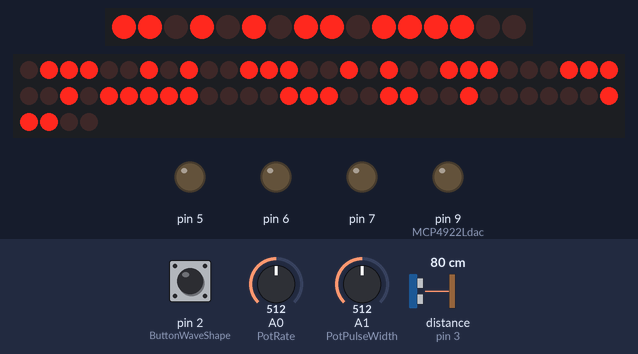
Bench run of a sketch on a simulated Arduino Uno, built with avr-gcc and run on an emulated ATmega328P. Shown: 16 shift-register outputs drawn as a row of LEDs (first output left, lit = HIGH), 64 shift-register outputs drawn as a row of LEDs (first output left, lit = HIGH), output pins drawn as LEDs (lit = HIGH). Wiring (inferred from the names in the program): range finder with pulse-width output: data pin 3; 2 × shift register (74HC595): latch pin 10; 8 × shift register (74HC595): latch pin 4. Wiring (inferred from the signals the program sends): 2 × row of LEDs: on Q0, Q1, Q2, Q3, Q4, Q5, Q6, Q7, Q8, Q9, Q10, Q11, Q12, Q13, Q14, Q15 / on Q0, Q1, Q2, Q3, Q4, Q5, Q6, Q7, Q8, Q9, Q10, Q11, Q12, Q13, Q14, Q15, Q16, Q17, Q18, Q19, Q20, Q21, Q22, Q23, Q24, Q25, Q26, Q27, Q28, Q29, Q30, Q31, Q32, Q33, Q34, Q35, Q36, Q37, Q38, Q39, Q40, Q41, Q42, Q43, Q44, Q45, Q46, Q47, Q48, Q49, Q50, Q51, Q52, Q53, Q54, Q55, Q56, Q57, Q58, Q59, Q60, Q61, Q62, Q63. The inputs (shaded band) are chosen by the test bench; at power-on: A0 (PotRate) = 512, pin 2 (ButtonWaveShape) HIGH, A1 (PotPulseWidth) = 512, distance to the obstacle (sensor on pin 3) 80 cm. Pins used as bus, display or sensor lines are not drawn.

Above: at 2.0 s.
2.1 s: A0 (PotRate) set to 0
At 3.1 s:
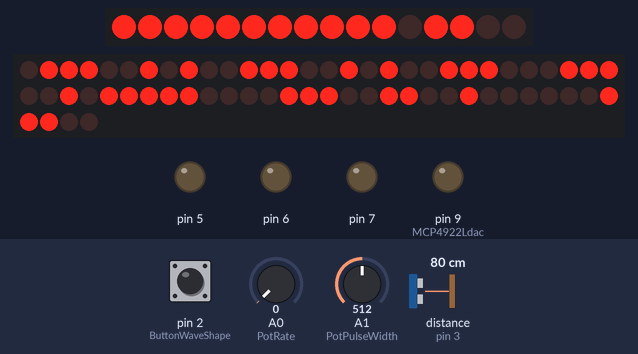
3.6 s: A0 (PotRate) set to 122
At 3.75 s:
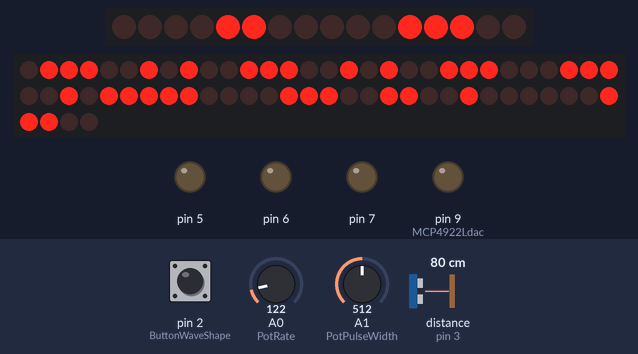
At 4.35 s:
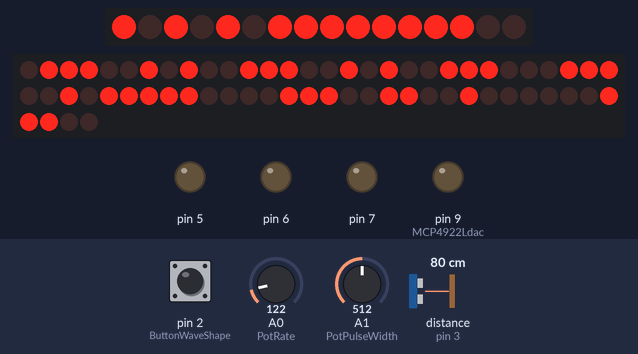
Timing chart, 0 to 6.6 s (numbered marks = the images above; inputs shaded):
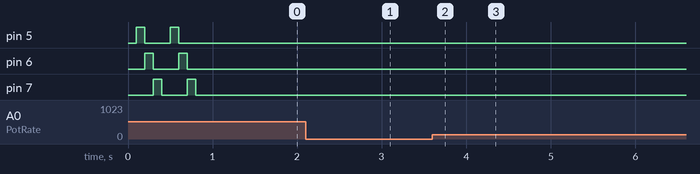

The sketch:

MCP4922_OSC.ino
```cpp
/*
   Arduino OSC

   2018.04.08

*/
#include <SPI.h>
#include "avr/pgmspace.h"

#include "wavetable_12bit_8k.h"
#define COUNT_OF_ENTRIES  (4096)

#define PIN_CHECK   (0)
#define UART_TRACE  (0)
#define TITLE_STR1  ("Arduino LFO")
#define TITLE_STR2  ("20180408")

#define cbi(sfr, bit) (_SFR_BYTE(sfr) &= ~_BV(bit))
#define sbi(sfr, bit) (_SFR_BYTE(sfr) |= _BV(bit))

#define DEBOUNCE_WAIT (1000)

// Pin Assign
const int PotRate = 0;          // A0
const int PotPulseWidth = 1;    // A1

const int ButtonWaveShape = 2;  // INT0
const int SyncInPin = 3;        // INT1

const int Led1 = 4;
const int Led2 = 5;
const int Led3 = 6;
const int Led4 = 7;

const int MCP4922Ldac = 9;
const int MCP4922Cs = 10;

#if (PIN_CHECK)
const int CheckPin1 = 18;      // A4
const int CheckPin2 = 19;      // A5
#endif

// MCP4922
SPISettings MCP4922_SPISetting(8000000, MSBFIRST, SPI_MODE0);

// Parameter
double drate = 10.0;                 // initial output rate (Hz)
const double refclk = 15625.0;       // = 16MHz / 8 / 128

enum {
  WS_SIN,
  WS_TRI,
  WS_SAWUP,
  WS_SAWDOWN,
  WS_SQR,
  WS_MAX
};

int waveshape_sel = WS_SIN;           // selected waveshape

int pulse_width = COUNT_OF_ENTRIES / 2;

// DDS
volatile uint32_t phaccu;
volatile uint32_t tword_m;

// Debounce
volatile int16_t waveshape_pushed_wait = 0;

//-------------------------------------------------------------------------------------------------
// Interrupt Service Routine
//

// param
//   channel: 0, 1
//   val: 0 .. 4095
void MCP4922Write(bool channel, uint16_t val)
{
  uint16_t cmd = channel << 15 | 0x3000;
  cmd |= (val & 0x0fff);

  //digitalWrite(MCP4922Ldac, HIGH);
  digitalWrite(MCP4922Cs, LOW);
  SPI.transfer(highByte(cmd));
  SPI.transfer(lowByte(cmd));
  digitalWrite(MCP4922Cs, HIGH);
  //digitalWrite(MCP4922Ldac, LOW);
}

ISR(TIMER2_OVF_vect)
{
#if (PIN_CHECK)
  digitalWrite(CheckPin1, HIGH);
#endif

  // synthesize
  phaccu = phaccu + tword_m;
  int idx = phaccu >> 20;  // use upper 12 bits

  switch (waveshape_sel) {
    case WS_SIN:
      MCP4922Write(0, pgm_read_word_near(sin_12bit_8k + idx));
      break;
    case WS_TRI:
      MCP4922Write(0, pgm_read_word_near(sin_12bit_8k + idx));
      break;
    case WS_SQR:
      if (idx < pulse_width) {
        MCP4922Write(0, 4095);
      } else {
        MCP4922Write(0, 0);
      }
      break;
    case WS_SAWUP:
      MCP4922Write(0, idx);  // 12bit value for MCP4922
      break;
    case WS_SAWDOWN:
      MCP4922Write(0, 4095 - idx);  // 12bit value for MCP4922
      break;
  }

  // debounce
  if (waveshape_pushed_wait > 0) {
    waveshape_pushed_wait--;
    if (waveshape_pushed_wait == 0 && digitalRead(ButtonWaveShape) == LOW) {
      waveshape_sel++;
      if (waveshape_sel >= WS_MAX) {
        waveshape_sel = 0;
      }
    }
  }
#if (PIN_CHECK)
  digitalWrite(CheckPin1, LOW);
#endif
}

void waveshape_pushed()
{
  waveshape_pushed_wait = DEBOUNCE_WAIT;
}

void sync_in()
{
  phaccu = 0;
}

//-------------------------------------------------------------------------------------------------
// Setup
//

// TIMER2 setup
void Setup_timer2()
{
  // non-PWM / Normal port operation, OC0A disconnected.
  cbi (TCCR2A, COM2A0);
  cbi (TCCR2A, COM2A1);

  // Mode 7 / Fast PWM
  sbi (TCCR2A, WGM20);
  sbi (TCCR2A, WGM21);
  sbi (TCCR2B, WGM22);

  // 16000000 / 8 / 128 = 15625 Hz clock
  OCR2A = 127;

  // Timer2 Clock Prescaler to : 8
  cbi (TCCR2B, CS20);
  sbi (TCCR2B, CS21);
  cbi (TCCR2B, CS22);
}

void LedsCheck()
{
  for (int j = 0; j < 2; j++) {
    for (int i = 4; i <= 7; i++) {
      PORTD |= (1 << i);
      delay(100);
      PORTD &= ~(1 << i);
    }
  }
}

void setup()
{
  tword_m = pow(2, 32) * drate / refclk;  // calculate DDS tuning word;

  pinMode(ButtonWaveShape, INPUT_PULLUP);
  attachInterrupt(digitalPinToInterrupt(ButtonWaveShape), waveshape_pushed, FALLING);

  pinMode(SyncInPin, INPUT);
  attachInterrupt(digitalPinToInterrupt(SyncInPin), sync_in, RISING);

  // set LEDs (D4~D7) as OUTPUT
  DDRD |= 0xf0;
  LedsCheck();

#if (PIN_CHECK)
  pinMode(CheckPin1, OUTPUT);
  pinMode(CheckPin2, OUTPUT);
#endif

  pinMode(MCP4922Cs, OUTPUT);
  digitalWrite(MCP4922Cs, HIGH);  // set CS as inactive
  pinMode(MCP4922Ldac, OUTPUT);
  SPI.begin();
  SPI.beginTransaction(MCP4922_SPISetting);

  Setup_timer2();

  // disable interrupts to avoid timing distortion
  cbi(TIMSK0, TOIE0);             // disable Timer0 !!! delay() is now not available
  sbi(TIMSK2, TOIE2);             // enable Timer2 Interrupt

#if UART_TRACE
  Serial.begin(9600);
  Serial.println(TITLE_STR1);
  Serial.println(TITLE_STR2);
#endif

  sei();
}

//-------------------------------------------------------------------------------------------------
// Main Loop
//
void loop()
{
#if (PIN_CHECK)
  digitalWrite(CheckPin2, HIGH);
#endif

  // DDS
  //drate = (float)analogRead(PotRate) / 20.47f;
  drate = (float)analogRead(PotRate) / 2.0f;
  tword_m = pow(2, 32) * drate / refclk;  // calulate DDS new tuning word

  // Pulse Width
  pulse_width = ((uint32_t)analogRead(PotPulseWidth) * COUNT_OF_ENTRIES / 1024) + 1;

  // Write to LEDs
  byte portd_bits = 0;
  switch (waveshape_sel) {
    case WS_SIN:
    case WS_TRI:
    case WS_SAWUP:
    case WS_SAWDOWN:
      portd_bits = (1 << (waveshape_sel + 4)) | (PORTD & 0x0f);
      break;
    case WS_SQR:
      portd_bits = 0x30 | (PORTD & 0x0f); // LED:xxoo
      break;
  }
  PORTD = portd_bits;

#if (PIN_CHECK)
  digitalWrite(CheckPin2, LOW);
#endif

#if UART_TRACE
  Serial.print("waveshape_sel: ");
  Serial.print(waveshape_sel);
  Serial.print("\twaveshape_pushed_wait: ");
  Serial.print(waveshape_pushed_wait);
  Serial.print("\tdrate: ");
  Serial.print(drate);
  Serial.print("\tpulse_width: ");
  Serial.print(pulse_width);
  Serial.print("\tPORTD: ");
  Serial.print(portd_bits, BIN);
  Serial.println("");
#endif

}
```

Source omitted: wavetable_12bit_8k.h (62026 bytes)
